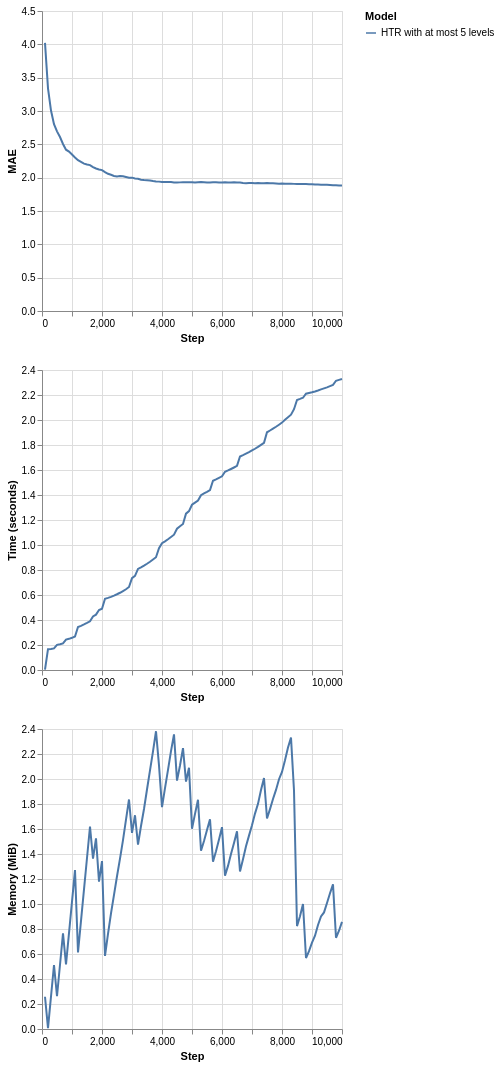

Notebook code cell kept with this figure:
### Markdown cell above
Note that as soon the memory usage reaches the limit that we determined (at the memory check intervals), HTR starts managing its resource usage to reduce the size. As a consequence, the running time also decreases. For more accurate management, the intervals between memory checks should be decreased. This action, however, has costs since the tree stops the learning process to estimate its size and alter its own structure. Too frequent memory checks might end up result in a slow learning process. Besides, by using fewer resources, the predictive performance can be negatively impacted. So, use this tool with caution!

**But how that works at all?**

HTs monitor the incoming feature values to perform split attempts. To do so, they rely on a class of algorithms called *Attribute Observers* (AO) or *Splitters* (spoiler alert!). Each leaf node in an HT keeps one AO per incoming feature. After pre-determined intervals (`grace_period` parameter), leaves query their AOs for split candidates. Well, there are costs to monitor input features (mainly the numerical ones). In fact, AOs correspond to one of the most time and memory-consuming portions of the HTs. To manage memory usage, an HT firstly determines its least promising leaves, w.r.t. how likely they will be split. Then, these leaves' AOs are removed, and the tree nodes are said to be "deactivated." That's it! The deactivated leaves do not perform split attempts anymore, but they continue to be updated to provide responses. They will be kept as leaves as long as there are not available resources to enable tree growth. These leaves can be activated again (meaning that new AOs will be created for them) if there is available memory, so don't worry!

**Hint:** another indirect way to bound memory usage is to limit the tree depth. By default, the trees can grow until they get close to the maximum recursion limit enabled in the system, but the `max_depth` parameter can control this behavior.

### Code cell
plot_performance(
    synth.Friedman(seed=42).take(10_000),
    metrics.MAE(),
    {
        "HTR with at most 5 levels": (
            preprocessing.StandardScaler()
            | tree.HoeffdingTreeRegressor(
                splitter=tree.splitter.EBSTSplitter(),
                max_depth=5
            )
        )
    }
)

### Figure 1 — Vega-Lite specification as saved in the notebook (floating-point values rounded to 4 significant figures)
{"config": {"view": {"continuousWidth": 300, "continuousHeight": 300}}, "vconcat": [{"mark": {"type": "line"}, "encoding": {"color": {"field": "Model", "type": "nominal"}, "x": {"field": "Step", "type": "quantitative"}, "y": {"field": "Metric", "title": "MAE", "type": "quantitative"}}}, {"mark": {"type": "line"}, "encoding": {"color": {"field": "Model", "type": "nominal"}, "x": {"field": "Step", "type": "quantitative"}, "y": {"field": "Time", "title": "Time (seconds)", "type": "quantitative"}}}, {"mark": {"type": "line"}, "encoding": {"color": {"field": "Model", "type": "nominal"}, "x": {"field": "Step", "type": "quantitative"}, "y": {"field": "Memory", "title": "Memory (MiB)", "type": "quantitative"}}}], "data": {"name": "data-6153d68d2ff8b7dc48236d61de666a48"}, "$schema": "https://vega.github.io/schema/vega-lite/v6.1.0.json", "datasets": {"data-6153d68d2ff8b7dc48236d61de666a48": [{"Step": 100, "Metric": 4.023, "Time": 0.00309, "Memory": 0.2578, "Model": "HTR with at most 5 levels"}, {"Step": 200, "Metric": 3.34, "Time": 0.1664, "Memory": 0.006567, "Model": "HTR with at most 5 levels"}, {"Step": 300, "Metric": 3.007, "Time": 0.1687, "Memory": 0.2602, "Model": "HTR with at most 5 levels"}, {"Step": 400, "Metric": 2.803, "Time": 0.1731, "Memory": 0.512, "Model": "HTR with at most 5 levels"}, {"Step": 500, "Metric": 2.695, "Time": 0.2015, "Memory": 0.2622, "Model": "HTR with at most 5 levels"}, {"Step": 600, "Metric": 2.61, "Time": 0.2058, "Memory": 0.514, "Model": "HTR with at most 5 levels"}, {"Step": 700, "Metric": 2.506, "Time": 0.2122, "Memory": 0.7657, "Model": "HTR with at most 5 levels"}, {"Step": 800, "Metric": 2.42, "Time": 0.2432, "Memory": 0.5159, "Model": "HTR with at most 5 levels"}, {"Step": 900, "Metric": 2.391, "Time": 0.2493, "Memory": 0.7677, "Model": "HTR with at most 5 levels"}, {"Step": 1000, "Metric": 2.346, "Time": 0.2575, "Memory": 1.019, "Model": "HTR with at most 5 levels"}, {"Step": 1100, "Metric": 2.303, "Time": 0.2679, "Memory": 1.271, "Model": "HTR with at most 5 levels"}, {"Step": 1200, "Metric": 2.262, "Time": 0.3444, "Memory": 0.6128, "Model": "HTR with at most 5 levels"}, {"Step": 1300, "Metric": 2.237, "Time": 0.3527, "Memory": 0.8646, "Model": "HTR with at most 5 levels"}, {"Step": 1400, "Metric": 2.211, "Time": 0.3643, "Memory": 1.116, "Model": "HTR with at most 5 levels"}, {"Step": 1500, "Metric": 2.198, "Time": 0.3767, "Memory": 1.368, "Model": "HTR with at most 5 levels"}, {"Step": 1600, "Metric": 2.188, "Time": 0.39, "Memory": 1.62, "Model": "HTR with at most 5 levels"}, {"Step": 1700, "Metric": 2.159, "Time": 0.4289, "Memory": 1.363, "Model": "HTR with at most 5 levels"}, {"Step": 1800, "Metric": 2.137, "Time": 0.4429, "Memory": 1.525, "Model": "HTR with at most 5 levels"}, {"Step": 1900, "Metric": 2.124, "Time": 0.4797, "Memory": 1.179, "Model": "HTR with at most 5 levels"}, {"Step": 2000, "Metric": 2.113, "Time": 0.4905, "Memory": 1.343, "Model": "HTR with at most 5 levels"}, {"Step": 2100, "Metric": 2.083, "Time": 0.5701, "Memory": 0.585, "Model": "HTR with at most 5 levels"}, {"Step": 2200, "Metric": 2.058, "Time": 0.5766, "Memory": 0.7612, "Model": "HTR with at most 5 levels"}, {"Step": 2300, "Metric": 2.043, "Time": 0.5851, "Memory": 0.9248, "Model": "HTR with at most 5 levels"}, {"Step": 2400, "Metric": 2.026, "Time": 0.5949, "Memory": 1.073, "Model": "HTR with at most 5 levels"}, {"Step": 2500, "Metric": 2.018, "Time": 0.606, "Memory": 1.222, "Model": "HTR with at most 5 levels"}, {"Step": 2600, "Metric": 2.023, "Time": 0.6179, "Memory": 1.363, "Model": "HTR with at most 5 levels"}, {"Step": 2700, "Metric": 2.02, "Time": 0.6317, "Memory": 1.511, "Model": "HTR with at most 5 levels"}, {"Step": 2800, "Metric": 2.009, "Time": 0.646, "Memory": 1.675, "Model": "HTR with at most 5 levels"}, {"Step": 2900, "Metric": 1.999, "Time": 0.6643, "Memory": 1.836, "Model": "HTR with at most 5 levels"}, {"Step": 3000, "Metric": 2.0, "Time": 0.7353, "Memory": 1.569, "Model": "HTR with at most 5 levels"}, {"Step": 3100, "Metric": 1.987, "Time": 0.753, "Memory": 1.71, "Model": "HTR with at most 5 levels"}, {"Step": 3200, "Metric": 1.983, "Time": 0.8085, "Memory": 1.476, "Model": "HTR with at most 5 levels"}, {"Step": 3300, "Metric": 1.969, "Time": 0.8214, "Memory": 1.624, "Model": "HTR with at most 5 levels"}, {"Step": 3400, "Metric": 1.965, "Time": 0.8351, "Memory": 1.76, "Model": "HTR with at most 5 levels"}, {"Step": 3500, "Metric": 1.961, "Time": 0.8501, "Memory": 1.916, "Model": "HTR with at most 5 levels"}, {"Step": 3600, "Metric": 1.957, "Time": 0.8661, "Memory": 2.07, "Model": "HTR with at most 5 levels"}, {"Step": 3700, "Metric": 1.949, "Time": 0.884, "Memory": 2.221, "Model": "HTR with at most 5 levels"}, {"Step": 3800, "Metric": 1.944, "Time": 0.9023, "Memory": 2.382, "Model": "HTR with at most 5 levels"}, {"Step": 3900, "Metric": 1.941, "Time": 0.9739, "Memory": 2.108, "Model": "HTR with at most 5 levels"}, {"Step": 4000, "Metric": 1.935, "Time": 1.014, "Memory": 1.775, "Model": "HTR with at most 5 levels"}, {"Step": 4100, "Metric": 1.934, "Time": 1.029, "Memory": 1.927, "Model": "HTR with at most 5 levels"}, {"Step": 4200, "Metric": 1.934, "Time": 1.046, "Memory": 2.073, "Model": "HTR with at most 5 levels"}, {"Step": 4300, "Metric": 1.934, "Time": 1.064, "Memory": 2.224, "Model": "HTR with at most 5 levels"}, {"Step": 4400, "Metric": 1.929, "Time": 1.083, "Memory": 2.357, "Model": "HTR with at most 5 levels"}, {"Step": 4500, "Metric": 1.927, "Time": 1.13, "Memory": 1.987, "Model": "HTR with at most 5 levels"}, {"Step": 4600, "Metric": 1.929, "Time": 1.15, "Memory": 2.108, "Model": "HTR with at most 5 levels"}, {"Step": 4700, "Metric": 1.931, "Time": 1.169, "Memory": 2.247, "Model": "HTR with at most 5 levels"}, {"Step": 4800, "Metric": 1.933, "Time": 1.251, "Memory": 1.979, "Model": "HTR with at most 5 levels"}, {"Step": 4900, "Metric": 1.93, "Time": 1.272, "Memory": 2.09, "Model": "HTR with at most 5 levels"}, {"Step": 5000, "Metric": 1.933, "Time": 1.322, "Memory": 1.602, "Model": "HTR with at most 5 levels"}, {"Step": 5100, "Metric": 1.928, "Time": 1.339, "Memory": 1.721, "Model": "HTR with at most 5 levels"}, {"Step": 5200, "Metric": 1.932, "Time": 1.356, "Memory": 1.834, "Model": "HTR with at most 5 levels"}, {"Step": 5300, "Metric": 1.934, "Time": 1.399, "Memory": 1.426, "Model": "HTR with at most 5 levels"}, {"Step": 5400, "Metric": 1.933, "Time": 1.412, "Memory": 1.504, "Model": "HTR with at most 5 levels"}, {"Step": 5500, "Metric": 1.928, "Time": 1.425, "Memory": 1.593, "Model": "HTR with at most 5 levels"}, {"Step": 5600, "Metric": 1.929, "Time": 1.439, "Memory": 1.678, "Model": "HTR with at most 5 levels"}, {"Step": 5700, "Metric": 1.931, "Time": 1.514, "Memory": 1.338, "Model": "HTR with at most 5 levels"}, {"Step": 5800, "Metric": 1.932, "Time": 1.525, "Memory": 1.421, "Model": "HTR with at most 5 levels"}, {"Step": 5900, "Metric": 1.929, "Time": 1.537, "Memory": 1.517, "Model": "HTR with at most 5 levels"}, {"Step": 6000, "Metric": 1.928, "Time": 1.55, "Memory": 1.615, "Model": "HTR with at most 5 levels"}, {"Step": 6100, "Metric": 1.93, "Time": 1.586, "Memory": 1.226, "Model": "HTR with at most 5 levels"}, {"Step": 6200, "Metric": 1.928, "Time": 1.596, "Memory": 1.305, "Model": "HTR with at most 5 levels"}, {"Step": 6300, "Metric": 1.929, "Time": 1.608, "Memory": 1.4, "Model": "HTR with at most 5 levels"}, {"Step": 6400, "Metric": 1.93, "Time": 1.62, "Memory": 1.489, "Model": "HTR with at most 5 levels"}, {"Step": 6500, "Metric": 1.928, "Time": 1.633, "Memory": 1.582, "Model": "HTR with at most 5 levels"}, {"Step": 6600, "Metric": 1.926, "Time": 1.708, "Memory": 1.26, "Model": "HTR with at most 5 levels"}, {"Step": 6700, "Metric": 1.919, "Time": 1.719, "Memory": 1.358, "Model": "HTR with at most 5 levels"}, {"Step": 6800, "Metric": 1.917, "Time": 1.731, "Memory": 1.461, "Model": "HTR with at most 5 levels"}, {"Step": 6900, "Metric": 1.919, "Time": 1.743, "Memory": 1.547, "Model": "HTR with at most 5 levels"}, {"Step": 7000, "Metric": 1.918, "Time": 1.756, "Memory": 1.63, "Model": "HTR with at most 5 levels"}, {"Step": 7100, "Metric": 1.918, "Time": 1.77, "Memory": 1.723, "Model": "HTR with at most 5 levels"}, {"Step": 7200, "Metric": 1.919, "Time": 1.785, "Memory": 1.801, "Model": "HTR with at most 5 levels"}, {"Step": 7300, "Metric": 1.917, "Time": 1.801, "Memory": 1.912, "Model": "HTR with at most 5 levels"}, {"Step": 7400, "Metric": 1.917, "Time": 1.817, "Memory": 2.008, "Model": "HTR with at most 5 levels"}, {"Step": 7500, "Metric": 1.919, "Time": 1.902, "Memory": 1.684, "Model": "HTR with at most 5 levels"}, {"Step": 7600, "Metric": 1.917, "Time": 1.916, "Memory": 1.759, "Model": "HTR with at most 5 levels"}, {"Step": 7700, "Metric": 1.916, "Time": 1.931, "Memory": 1.84, "Model": "HTR with at most 5 levels"}, {"Step": 7800, "Metric": 1.914, "Time": 1.946, "Memory": 1.913, "Model": "HTR with at most 5 levels"}, {"Step": 7900, "Metric": 1.911, "Time": 1.962, "Memory": 1.998, "Model": "HTR with at most 5 levels"}, {"Step": 8000, "Metric": 1.911, "Time": 1.979, "Memory": 2.056, "Model": "HTR with at most 5 levels"}, {"Step": 8100, "Metric": 1.907, "Time": 2.003, "Memory": 2.149, "Model": "HTR with at most 5 levels"}, {"Step": 8200, "Metric": 1.907, "Time": 2.022, "Memory": 2.253, "Model": "HTR with at most 5 levels"}, {"Step": 8300, "Metric": 1.909, "Time": 2.042, "Memory": 2.331, "Model": "HTR with at most 5 levels"}, {"Step": 8400, "Metric": 1.907, "Time": 2.086, "Memory": 1.908, "Model": "HTR with at most 5 levels"}, {"Step": 8500, "Metric": 1.905, "Time": 2.16, "Memory": 0.8233, "Model": "HTR with at most 5 levels"}, {"Step": 8600, "Metric": 1.904, "Time": 2.169, "Memory": 0.9021, "Model": "HTR with at most 5 levels"}, {"Step": 8700, "Metric": 1.905, "Time": 2.178, "Memory": 1.0, "Model": "HTR with at most 5 levels"}, {"Step": 8800, "Metric": 1.904, "Time": 2.21, "Memory": 0.5676, "Model": "HTR with at most 5 levels"}, {"Step": 8900, "Metric": 1.903, "Time": 2.216, "Memory": 0.623, "Model": "HTR with at most 5 levels"}, {"Step": 9000, "Metric": 1.901, "Time": 2.222, "Memory": 0.6909, "Model": "HTR with at most 5 levels"}, {"Step": 9100, "Metric": 1.896, "Time": 2.229, "Memory": 0.7463, "Model": "HTR with at most 5 levels"}, {"Step": 9200, "Metric": 1.896, "Time": 2.236, "Memory": 0.8319, "Model": "HTR with at most 5 levels"}, {"Step": 9300, "Metric": 1.894, "Time": 2.245, "Memory": 0.8999, "Model": "HTR with at most 5 levels"}, {"Step": 9400, "Metric": 1.892, "Time": 2.253, "Memory": 0.9326, "Model": "HTR with at most 5 levels"}, {"Step": 9500, "Metric": 1.892, "Time": 2.261, "Memory": 1.008, "Model": "HTR with at most 5 levels"}, {"Step": 9600, "Metric": 1.89, "Time": 2.271, "Memory": 1.086, "Model": "HTR with at most 5 levels"}, {"Step": 9700, "Metric": 1.887, "Time": 2.281, "Memory": 1.157, "Model": "HTR with at most 5 levels"}, {"Step": 9800, "Metric": 1.885, "Time": 2.314, "Memory": 0.7299, "Model": "HTR with at most 5 levels"}, {"Step": 9900, "Metric": 1.882, "Time": 2.321, "Memory": 0.786, "Model": "HTR with at most 5 levels"}, {"Step": 10000, "Metric": 1.883, "Time": 2.328, "Memory": 0.8565, "Model": "HTR with at most 5 levels"}]}}
